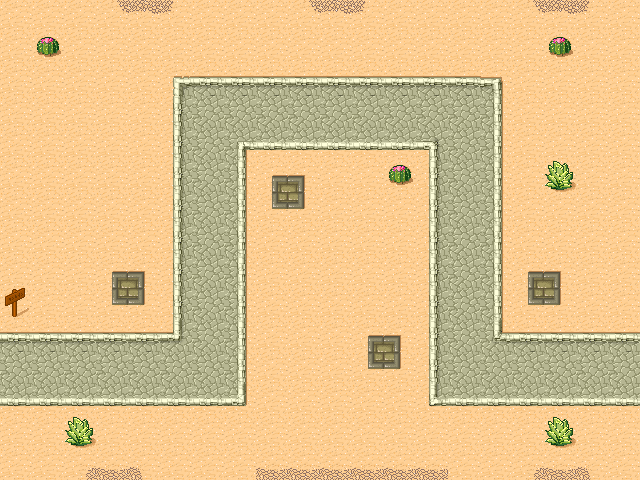

This game map was drawn from its Tiled (.tmx) file and the tilesets committed beside it. A one-line description and the trimmed map source follow:
An orthogonal 20x15 tile map with 32x32 px tiles, 1 tile layer (map1).

<map version="1.4" tiledversion="1.4.1" orientation="orthogonal" renderorder="right-down" width="20" height="15" tilewidth="32" tileheight="32" infinite="0" nextlayerid="2" nextobjectid="1">
 <tileset firstgid="1" name="desert" tilewidth="32" tileheight="32" tilecount="48" columns="8">
  <image source="desert.png" width="256" height="192" />
 </tileset>
 <layer id="1" name="map1" width="20" height="15">
  <data>[300 cells, 300 non-empty, 27 distinct tile ids]</data>
 </layer>
</map>
